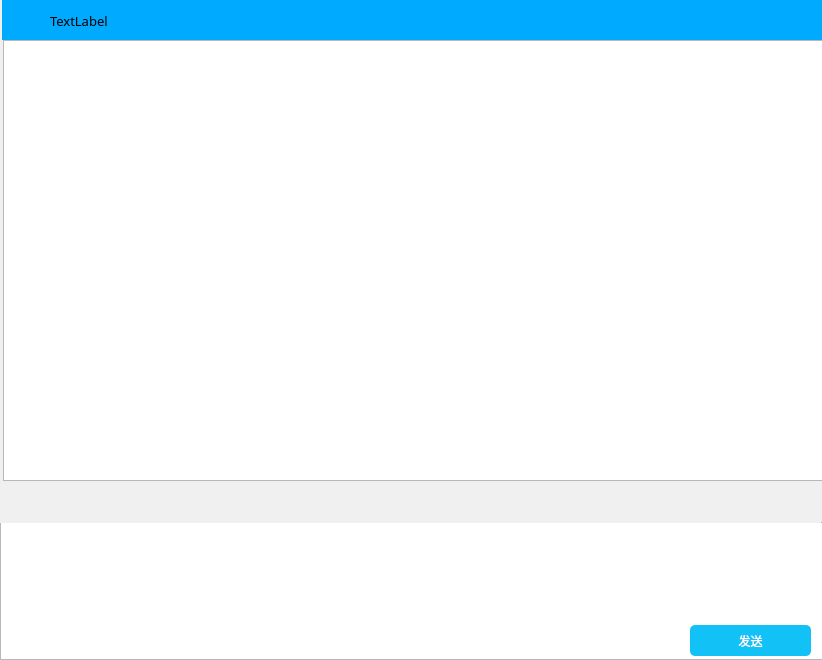
<?xml version="1.0" encoding="UTF-8"?>
<ui version="4.0">
 <class>chatbox</class>
 <widget class="QWidget" name="chatbox">
  <property name="geometry">
   <rect>
    <x>0</x>
    <y>0</y>
    <width>822</width>
    <height>660</height>
   </rect>
  </property>
  <property name="minimumSize">
   <size>
    <width>601</width>
    <height>448</height>
   </size>
  </property>
  <property name="maximumSize">
   <size>
    <width>1000</width>
    <height>1001</height>
   </size>
  </property>
  <property name="windowTitle">
   <string>Form</string>
  </property>
  <property name="styleSheet">
   <string notr="true">QPushButton#btn_min{
	border:none;
	image: url(:/res/zuixiaohua.png);
}

QPushButton#btn_close{
	border:none;
	image: url(:/res/guanbi.png);
}
QPushButton#btn_min:hover{
	background-color: rgba(190 ,190 ,190 ,100);
	
}
QPushButton#btn_close:hover{
	background-color: rgb(255, 0, 0)
}
QPushButton#btn_color{
	border:none;
}
QPushButton#btn_clear{
	border:none;
}
QPushButton#btn_other{
	border:none;
}
QLabel#label_top{
background-color:rgb(0, 170, 255)
}
QPushButton#btn_more{
	border:none;
	image: url(:/res/more.png);
}
QPushButton#btn_more:hover{
	background-color: rgba(190 ,190 ,190 ,100);
}
QPushButton#btn_send{
	border:none;
	background-color: rgb(18,193,245);
	border-radius:5px;
	color:white;
}
QWidget#widget{
	border:none;
	background-color:white;
}
QWidget#widget_2{
 background-color:  rgb(240,240,240); border-top-color: gray; border-bottom-color: gray; border-left-color: transparent; border-right-color: transparent;border-width:10px
}</string>
  </property>
  <widget class="QTextEdit" name="textEdit_2">
   <property name="geometry">
    <rect>
     <x>0</x>
     <y>522</y>
     <width>823</width>
     <height>138</height>
    </rect>
   </property>
   <property name="minimumSize">
    <size>
     <width>0</width>
     <height>0</height>
    </size>
   </property>
   <property name="maximumSize">
    <size>
     <width>1000</width>
     <height>1000</height>
    </size>
   </property>
  </widget>
  <widget class="QPushButton" name="btn_send">
   <property name="geometry">
    <rect>
     <x>690</x>
     <y>625</y>
     <width>121</width>
     <height>31</height>
    </rect>
   </property>
   <property name="text">
    <string>发送</string>
   </property>
  </widget>
  <widget class="QLabel" name="label_top">
   <property name="geometry">
    <rect>
     <x>2</x>
     <y>0</y>
     <width>821</width>
     <height>40</height>
    </rect>
   </property>
   <property name="minimumSize">
    <size>
     <width>600</width>
     <height>40</height>
    </size>
   </property>
   <property name="maximumSize">
    <size>
     <width>1000</width>
     <height>1000</height>
    </size>
   </property>
   <property name="text">
    <string/>
   </property>
  </widget>
  <widget class="QLabel" name="label_friend_username">
   <property name="geometry">
    <rect>
     <x>50</x>
     <y>0</y>
     <width>121</width>
     <height>41</height>
    </rect>
   </property>
   <property name="font">
    <font>
     <family>楷体</family>
     <pointsize>10</pointsize>
    </font>
   </property>
   <property name="text">
    <string>TextLabel</string>
   </property>
  </widget>
  <widget class="QLabel" name="label_title">
   <property name="geometry">
    <rect>
     <x>0</x>
     <y>0</y>
     <width>51</width>
     <height>41</height>
    </rect>
   </property>
   <property name="text">
    <string/>
   </property>
   <property name="pixmap">
    <pixmap resource="res.qrc">:/res/mainTitle.png</pixmap>
   </property>
   <property name="scaledContents">
    <bool>true</bool>
   </property>
  </widget>
  <widget class="QPushButton" name="btn_min">
   <property name="geometry">
    <rect>
     <x>730</x>
     <y>0</y>
     <width>35</width>
     <height>35</height>
    </rect>
   </property>
   <property name="minimumSize">
    <size>
     <width>35</width>
     <height>35</height>
    </size>
   </property>
   <property name="maximumSize">
    <size>
     <width>35</width>
     <height>35</height>
    </size>
   </property>
   <property name="text">
    <string/>
   </property>
   <property name="icon">
    <iconset>
     <normaloff>:/res/最小化.png</normaloff>:/res/最小化.png</iconset>
   </property>
  </widget>
  <widget class="QPushButton" name="btn_close">
   <property name="geometry">
    <rect>
     <x>780</x>
     <y>0</y>
     <width>35</width>
     <height>35</height>
    </rect>
   </property>
   <property name="minimumSize">
    <size>
     <width>35</width>
     <height>35</height>
    </size>
   </property>
   <property name="maximumSize">
    <size>
     <width>35</width>
     <height>35</height>
    </size>
   </property>
   <property name="text">
    <string/>
   </property>
   <property name="icon">
    <iconset>
     <normaloff>:/res/关闭2.png</normaloff>:/res/关闭2.png</iconset>
   </property>
  </widget>
  <widget class="QPushButton" name="btn_more">
   <property name="geometry">
    <rect>
     <x>680</x>
     <y>0</y>
     <width>35</width>
     <height>35</height>
    </rect>
   </property>
   <property name="text">
    <string/>
   </property>
  </widget>
  <widget class="QWidget" name="widget_2" native="true">
   <property name="geometry">
    <rect>
     <x>0</x>
     <y>482</y>
     <width>821</width>
     <height>41</height>
    </rect>
   </property>
   <widget class="QLabel" name="label_pahoto">
    <property name="geometry">
     <rect>
      <x>10</x>
      <y>5</y>
      <width>31</width>
      <height>31</height>
     </rect>
    </property>
    <property name="text">
     <string/>
    </property>
    <property name="pixmap">
     <pixmap resource="res.qrc">:/res/photos.png</pixmap>
    </property>
    <property name="scaledContents">
     <bool>true</bool>
    </property>
    <property name="alignment">
     <set>Qt::AlignLeading|Qt::AlignLeft|Qt::AlignVCenter</set>
    </property>
   </widget>
   <widget class="QLabel" name="label_folder">
    <property name="geometry">
     <rect>
      <x>60</x>
      <y>5</y>
      <width>31</width>
      <height>31</height>
     </rect>
    </property>
    <property name="text">
     <string/>
    </property>
    <property name="pixmap">
     <pixmap resource="res.qrc">:/res/folder.png</pixmap>
    </property>
    <property name="scaledContents">
     <bool>true</bool>
    </property>
    <property name="alignment">
     <set>Qt::AlignLeading|Qt::AlignLeft|Qt::AlignVCenter</set>
    </property>
   </widget>
  </widget>
  <widget class="QTextEdit" name="textEdit">
   <property name="geometry">
    <rect>
     <x>3</x>
     <y>40</y>
     <width>821</width>
     <height>441</height>
    </rect>
   </property>
  </widget>
 </widget>
 <resources>
  <include location="res.qrc"/>
 </resources>
 <connections/>
</ui>
